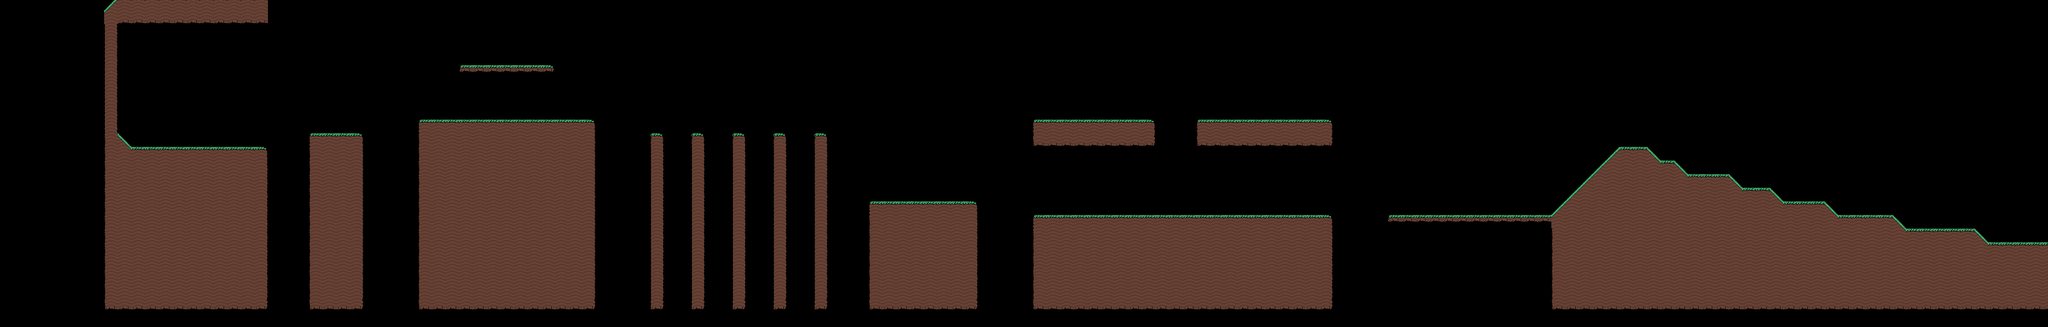

A level layout from a 2D game, rendered from its tile map. Below: a short description, then the map file with tile-grid data replaced by summaries:
An orthogonal 150x24 tile map with 32x32 px tiles, 1 tile layer (Ground), 2 tilesets.

<map version="1.2" tiledversion="1.2.1" orientation="orthogonal" renderorder="right-down" width="150" height="24" tilewidth="32" tileheight="32" infinite="0" nextlayerid="2" nextobjectid="1">
 <tileset firstgid="1" source="Map Assets.tsx" />
 <tileset firstgid="65" source="Assets2.tsx" />
 <layer id="1" name="Ground" width="150" height="24" offsetx="20" offsety="-40">
  <data>[3600 cells, 1055 non-empty, 21 distinct tile ids]</data>
 </layer>
</map>